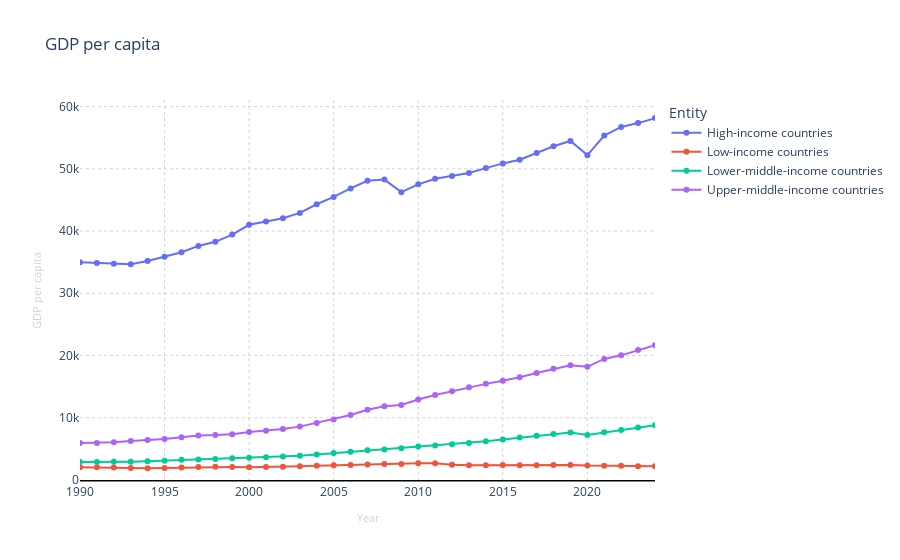

The notebook cell saved with this chart:
### Markdown cell above
###### This code creates a line graph that shows how GDP per capita has changed over time for each income group. After selecting Year, GDP per capita, and the income groups from the dataset, we use Plotly to generate an interactive figure. The code then adjusts the visual settings so the graph is easier to read. These adjustments include setting a white background, defining the range of the axes, adding a clean black line on the horizontal axis, using light gray gridlines, and making the labels smaller and softer in color. All these choices help make the trends more legible and the overall figure clearer to interpret.

### Code cell
import plotly.express as px

#Year range based on data
year_min = data["Year"].min()
year_max = data["Year"].max()

#GDP graph
fig = px.line(
    data,
    x="Year",
    y="gdp_per_capita",
    color="Entity",
    markers=True,
    title="GDP per capita"
)

#White background
fig.update_layout(
    plot_bgcolor="white",
    paper_bgcolor="white"
)

#X Axis edits
fig.update_xaxes(
    title_text="Year",
    title_font=dict(size=11, color="lightgray"),
    range=[year_min, year_max],
    showline=True,
    linewidth=1.5,
    linecolor="black",
    gridcolor="lightgray",
    griddash="dot"
)

#Y Axis edits
fig.update_yaxes(
    title_text="GDP per capita",
    title_font=dict(size=11, color="lightgray"),
    range=[0, data["gdp_per_capita"].max() * 1.05],
    showline=False,
    gridcolor="lightgray",
    griddash="dot"
)

fig.show()

### Figure 1 — Plotly figure (JSON) as saved in the notebook; plotly's stock layout.template omitted (floating-point values rounded to 4 significant figures)
{"data": [{"hovertemplate": "Entity=High-income countries<br>Year=%{x}<br>gdp_per_capita=%{y}<extra></extra>", "legendgroup": "High-income countries", "line": {"color": "#636efa", "dash": "solid"}, "marker": {"symbol": "circle"}, "mode": "lines+markers", "name": "High-income countries", "orientation": "v", "showlegend": true, "type": "scatter", "x": [1990, 1991, 1992, 1993, 1994, 1995, 1996, 1997, 1998, 1999, 2000, 2001, 2002, 2003, 2004, 2005, 2006, 2007, 2008, 2009, 2010, 2011, 2012, 2013, 2014, 2015, 2016, 2017, 2018, 2019, 2020, 2021, 2022, 2023, 2024], "xaxis": "x", "y": [34970.0, 34860.0, 34750.0, 34680.0, 35190.0, 35860.0, 36600.0, 37610.0, 38270.0, 39430.0, 41000.0, 41520.0, 42060.0, 42910.0, 44310.0, 45480.0, 46860.0, 48080.0, 48270.0, 46250.0, 47510.0, 48410.0, 48870.0, 49340.0, 50110.0, 50870.0, 51470.0, 52520.0, 53620.0, 54480.0, 52200.0, 55350.0, 56730.0, 57350.0, 58150.0], "yaxis": "y"}, {"hovertemplate": "Entity=Low-income countries<br>Year=%{x}<br>gdp_per_capita=%{y}<extra></extra>", "legendgroup": "Low-income countries", "line": {"color": "#EF553B", "dash": "solid"}, "marker": {"symbol": "circle"}, "mode": "lines+markers", "name": "Low-income countries", "orientation": "v", "showlegend": true, "type": "scatter", "x": [1990, 1991, 1992, 1993, 1994, 1995, 1996, 1997, 1998, 1999, 2000, 2001, 2002, 2003, 2004, 2005, 2006, 2007, 2008, 2009, 2010, 2011, 2012, 2013, 2014, 2015, 2016, 2017, 2018, 2019, 2020, 2021, 2022, 2023, 2024], "xaxis": "x", "y": [2031.0, 2029.0, 1992.0, 1934.0, 1898.0, 1939.0, 1994.0, 2069.0, 2110.0, 2079.0, 2067.0, 2081.0, 2138.0, 2211.0, 2281.0, 2360.0, 2426.0, 2503.0, 2561.0, 2586.0, 2675.0, 2676.0, 2462.0, 2374.0, 2383.0, 2394.0, 2390.0, 2390.0, 2395.0, 2407.0, 2322.0, 2276.0, 2292.0, 2221.0, 2228.0], "yaxis": "y"}, {"hovertemplate": "Entity=Lower-middle-income countries<br>Year=%{x}<br>gdp_per_capita=%{y}<extra></extra>", "legendgroup": "Lower-middle-income countries", "line": {"color": "#00cc96", "dash": "solid"}, "marker": {"symbol": "circle"}, "mode": "lines+markers", "name": "Lower-middle-income countries", "orientation": "v", "showlegend": true, "type": "scatter", "x": [1990, 1991, 1992, 1993, 1994, 1995, 1996, 1997, 1998, 1999, 2000, 2001, 2002, 2003, 2004, 2005, 2006, 2007, 2008, 2009, 2010, 2011, 2012, 2013, 2014, 2015, 2016, 2017, 2018, 2019, 2020, 2021, 2022, 2023, 2024], "xaxis": "x", "y": [2901.0, 2889.0, 2935.0, 2947.0, 3008.0, 3106.0, 3235.0, 3297.0, 3384.0, 3511.0, 3590.0, 3674.0, 3758.0, 3914.0, 4115.0, 4320.0, 4547.0, 4780.0, 4907.0, 5117.0, 5379.0, 5542.0, 5734.0, 5963.0, 6234.0, 6523.0, 6823.0, 7109.0, 7409.0, 7616.0, 7248.0, 7653.0, 8043.0, 8449.0, 8789.0], "yaxis": "y"}, {"hovertemplate": "Entity=Upper-middle-income countries<br>Year=%{x}<br>gdp_per_capita=%{y}<extra></extra>", "legendgroup": "Upper-middle-income countries", "line": {"color": "#ab63fa", "dash": "solid"}, "marker": {"symbol": "circle"}, "mode": "lines+markers", "name": "Upper-middle-income countries", "orientation": "v", "showlegend": true, "type": "scatter", "x": [1990, 1991, 1992, 1993, 1994, 1995, 1996, 1997, 1998, 1999, 2000, 2001, 2002, 2003, 2004, 2005, 2006, 2007, 2008, 2009, 2010, 2011, 2012, 2013, 2014, 2015, 2016, 2017, 2018, 2019, 2020, 2021, 2022, 2023, 2024], "xaxis": "x", "y": [5938.0, 5961.0, 6070.0, 6257.0, 6412.0, 6574.0, 6863.0, 7161.0, 7229.0, 7360.0, 7715.0, 7894.0, 8190.0, 8577.0, 9167.0, 9731.0, 10440.0, 11280.0, 11840.0, 12050.0, 12930.0, 13670.0, 14280.0, 14900.0, 15450.0, 15940.0, 16500.0, 17200.0, 17870.0, 18450.0, 18190.0, 19450.0, 20030.0, 20880.0, 21660.0], "yaxis": "y"}], "layout": {"legend": {"title": {"text": "Entity"}, "tracegroupgap": 0}, "paper_bgcolor": "white", "plot_bgcolor": "white", "title": {"text": "GDP per capita"}, "xaxis": {"anchor": "y", "domain": [0, 1], "gridcolor": "lightgray", "griddash": "dot", "linecolor": "black", "linewidth": 1.5, "range": [1990, 2024], "showline": true, "title": {"font": {"color": "lightgray", "size": 11}, "text": "Year"}}, "yaxis": {"anchor": "x", "domain": [0, 1], "gridcolor": "lightgray", "griddash": "dot", "range": [0, 61060.0], "showline": false, "title": {"font": {"color": "lightgray", "size": 11}, "text": "GDP per capita"}}}}
